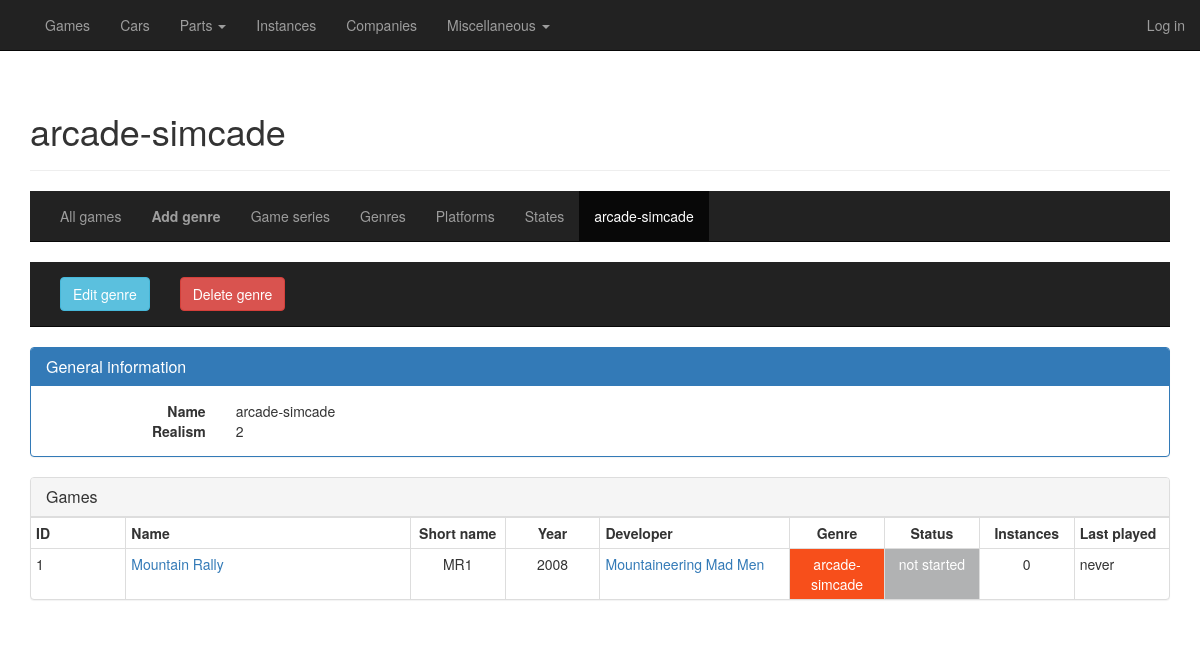
Page /games/genres/detail/2 on the committed database.
### general/models/game.py (models this page shows, shortened)
class GameGenre(database.Model):
    __tablename__ = "game_genres"
    id = database.Column(database.Integer, primary_key=True)
    name = database.Column(database.Unicode, index=True, nullable=False, unique=True)
    realism = database.Column(database.Integer, nullable=False, unique=True)
    games = database.relationship('Game', backref='genre', lazy='dynamic')
    def get_css_name(self):
        if self.name == "arcade":
            return "genre-arcade"
        if self.name == "arcade-simcade":
            return "genre-arcade-simcade"

class Game(database.Model):
    __tablename__ = "games"
    id = database.Column(database.Integer, primary_key=True)
    datetime_added = database.Column(database.DateTime, default=datetime.utcnow, index=True, nullable=False)
    datetime_edited = database.Column(database.DateTime, default=datetime.utcnow, index=True, nullable=False)
    datetime_played = database.Column(database.DateTime, index=True, nullable=True)
    is_deleted = database.Column(database.Boolean, default=False, index=True, nullable=False)
    name_full = database.Column(database.Unicode, index=True, nullable=False)
    name_display = database.Column(database.Unicode, nullable=False)
    name_short = database.Column(database.Unicode, nullable=False)
    game_series_id = database.Column(database.Integer, database.ForeignKey("game_series.id"), index=True, nullable=True)
    order_in_series = database.Column(database.Integer, nullable=True)
    platforms = database.relationship('Platform', secondary="game_platform")
    developer_id = database.Column(database.Integer, database.ForeignKey("companies.id"), index=True, nullable=False)
    date_released = database.Column(database.Date, index=True, nullable=True)
    genre_id = database.Column(database.Integer, database.ForeignKey("game_genres.id"), index=True, nullable=False)
    game_state_id = database.Column(database.Integer, database.ForeignKey("game_states.id"), nullable=True)
    activities = database.relationship('GameActivity', backref='game', lazy='dynamic')
    no_of_instances = database.Column(database.Integer, default=0, nullable=False)
    no_of_times_played = database.Column(database.Integer, default=0, nullable=False)
    instances = database.relationship('Instance', backref='game', lazy='dynamic')
    texts = database.relationship('GameText', backref='game', lazy='dynamic')
    images = database.relationship('GameImage', backref='game', lazy='dynamic')
    def get_last_played_date(self):
        if self.datetime_played is not None:
            date_string = "{}/{}/{}".format(self.datetime_played.day,
                                            self.datetime_played.month,
                                            self.datetime_played.year)
            return date_string
        else:
            return "never"
    def get_state(self):
        return self.state.name if self.state is not None else "n/a"
    def get_year_released(self):
        return self.date_released.year if self.date_released is not None else "n/a"

class GameState(database.Model):
    __tablename__ = "game_states"
    id = database.Column(database.Integer, primary_key=True)
    order = database.Column(database.Integer, index=True, nullable=False, unique=True)
    name = database.Column(database.Unicode, index=True, nullable=False, unique=True)
    games = database.relationship('Game', backref='state', lazy='dynamic')
    def get_css_name(self):
        if self.name == "not started":
            return "state-not-started"

### general/models/misc.py (models this page shows, shortened)
class Company(database.Model):
    __tablename__ = "companies"
    id = database.Column(database.Integer, primary_key=True)
    name_full = database.Column(database.Unicode, nullable=False)
    name_display = database.Column(database.Unicode, index=True, nullable=False)
    name_short = database.Column(database.Unicode, nullable=True)
    description = database.Column(database.Unicode, nullable=True)
    is_game_developer = database.Column(database.Boolean, default=False, index=True, nullable=False)
    is_game_publisher = database.Column(database.Boolean, default=False, index=True, nullable=False)
    is_car_manufacturer = database.Column(database.Boolean, default=False, index=True, nullable=False)
    is_car_part_manufacturer = database.Column(database.Boolean, default=False, index=True, nullable=False)
    owner_id = database.Column(database.Integer, database.ForeignKey("companies.id"), index=True, nullable=True)
    country_id = database.Column(database.Integer, database.ForeignKey("countries.id"), index=True, nullable=True)
    date_established = database.Column(database.Date, index=True, nullable=True)
    date_ceased_to_exist = database.Column(database.Date, nullable=True)
    no_of_games_developed = database.Column(database.Integer, default=0, nullable=True)
    no_of_cars_produced = database.Column(database.Integer, default=0, nullable=True)
    no_of_parts_produced = database.Column(database.Integer, default=0, nullable=True)
    cars = database.relationship('Car', secondary="car_manufacturer")
    engines = database.relationship('Engine', backref='manufacturer', lazy='dynamic')
    forced_induction = database.relationship('ForcedInduction', backref='manufacturer', lazy='dynamic')
    games = database.relationship('Game', backref='developer', lazy='dynamic')
    owner = database.relationship('Company', remote_side=[id], backref='owned_companies')
    transmissions = database.relationship('Transmission',  backref='manufacturer', lazy='dynamic')
    texts = database.relationship('CompanyText', backref='company', lazy='dynamic')
    images = database.relationship('CompanyImage', backref='company', lazy='dynamic')

### general/routes_games.py (the view)
@cardb.route("/games/genres/detail/<id>", methods=['GET', 'POST'])
def detail_genre(id):
    genre = GameGenre.query.get(id)
    return render_template("games_detail_genre.html",
                           title="{}".format(genre.name),
                           heading="{}".format(genre.name),
                           genre=genre,
                           viewing="genres")

### general/templates/games_detail_genre.html (shortened to what this page needs)
{% extends "games_base.html" %}
{% block games_content %}
    {% block subsubmenu %}
        <nav class="navbar navbar-inverse navbar-static-top">
            <div class="container">
                <div class="collapse navbar-collapse">
                    <ul class="nav navbar-nav">
                        {% if genre %}
                        <li><a href="{{ url_for('edit_genre', id=genre.id) }}"><button type="button" class="btn btn-info">Edit genre</button></a></li>
                        <li><a href="#"><button type="button" class="btn btn-danger" data-toggle="modal" data-target="#deleteModal">Delete genre</button></a></li>
                        {% endif %}
                    </ul>
                </div>
            </div>
        </nav>
    {% endblock %}
    <div>
        <div class="panel panel-primary">
          <div class="panel-heading">
            <h3 class="panel-title">General information</h3>
          </div>
          <div class="panel-body">
              <div class="row">
                  <div class="col-sm-2 text-right"><b>Name</b></div>
                  <div class="col-sm-10">{{ genre.name }}</div>
              </div>
              <div class="row">
                  <div class="col-sm-2 text-right"><b>Realism</b></div>
                  <div class="col-sm-10">{{ genre.realism }}</div>
              </div>
          </div>
        </div>
    </div>
    <div class="panel panel-default">
      <div class="panel-heading">
        <h3 class="panel-title">Games</h3>
      </div>
      <div class="table-responsive">
          <table class="table table-bordered table-condensed">
              {% if genre.games.all() == [] %}
              <tr>
                  <td class="text-center"><strong>There are no games of this genre in the database.</strong></td>
              </tr>
              {% else %}
                {% include "_games_top.html" %}
                {% for game in genre.games %}
                    {% with game=game %}
                        {% include "_games_row.html" %}
                    {% endwith %}
                {% endfor %}
              {% endif %}
          </table>
      </div>
    </div>
{% endblock %}

### general/templates/games_base.html (shortened to what this page needs)
{% extends "base.html" %}
{% block cardb_content %}
    <div class="page-header">
        <h1>{{ heading }}</h1>
    </div>
    {% block submenu %}
        <nav class="navbar navbar-inverse navbar-static-top">
            <div class="container">
                <div class="collapse navbar-collapse">
                    <ul class="nav navbar-nav">
                        <li><a class="hover-underline-animation" href="{{ url_for('overview_games') }}">All games</a></li>
                        {% if viewing == "genres" %}
                        <li><a class="hover-underline-animation" href="{{ url_for('add_genre') }}"><strong>Add genre</strong></a></li>
                        {% endif %}
                        <li><a class="hover-underline-animation" href="{{ url_for('overview_game_series') }}">Game series</a></li>
                        <li><a class="hover-underline-animation" href="{{ url_for('overview_genres') }}">Genres</a></li>
                        <li><a class="hover-underline-animation" href="{{ url_for('overview_platforms') }}">Platforms</a></li>
                        <li><a class="hover-underline-animation" href="{{ url_for('overview_states') }}">States</a></li>
                        {% if genre %}
                        <li class="active"><a href="#">{{ genre.name }}</a></li>
                        {% endif %}
                    </ul>
                </div>
            </div>
        </nav>
    {% endblock %}
    {% block games_content %}
    {% endblock %}
{% endblock %}

### general/templates/_games_row.html
<tr>
    <td class="col-sm-1">{{ game.id }}</td>
    <td class="col-sm-3"><a href="{{ url_for('detail_game', id=game.id) }}">{{ game.name_display }}</a></td>
    <td class="col-sm-1 text-center">{{ game.name_short }}</td>
    <td class="col-sm-1 text-center">{{ game.get_year_released() }}</td>
    <td class="col-sm-2"><a href="{{ url_for('detail_company', id=game.developer.id) }}">{{ game.developer.name_display }}</a></td>
    <td class="col-sm-1 {% if game.genre != None %}{{ game.genre.get_css_name() }}{% endif %} text-center">{{ game.genre.name }}</td>
    <td class="col-sm-1 {% if game.state != None %}{{ game.state.get_css_name() }}{% endif %} text-center">{{ game.get_state() }}</td>
    <td class="col-sm-1 text-center">{{ game.no_of_instances }}</td>
    <td class="col-sm-1">{{ game.get_last_played_date() }}</td>
</tr>

### general/static/css/car-database.css (style rules this page uses)
.hover-underline-animation { display: inline-block; position: relative; color: white; }
.hover-underline-animation::after { content: ''; position: absolute; width: 100%; transform: scaleX(0); height: 2px; bottom: 0; left: 0; background-color: white; transform-origin: bottom right; transition: transform 0.25s ease-out; }
.genre-arcade-simcade { color: #ffffff; background: #f74f1b; }
.state-not-started { color: #ffffff; background: #b1b2b3; }

### rows in the picture
GameGenre: name "arcade-simcade", realism "2"
Game: id "1", name_display "Mountain Rally", name_short "MR1", get_year_released "2008", developer.name_display "Mountaineering Mad Men", genre.name "arcade-simcade", get_state "not started", no_of_instances "0", get_last_played_date "never"
